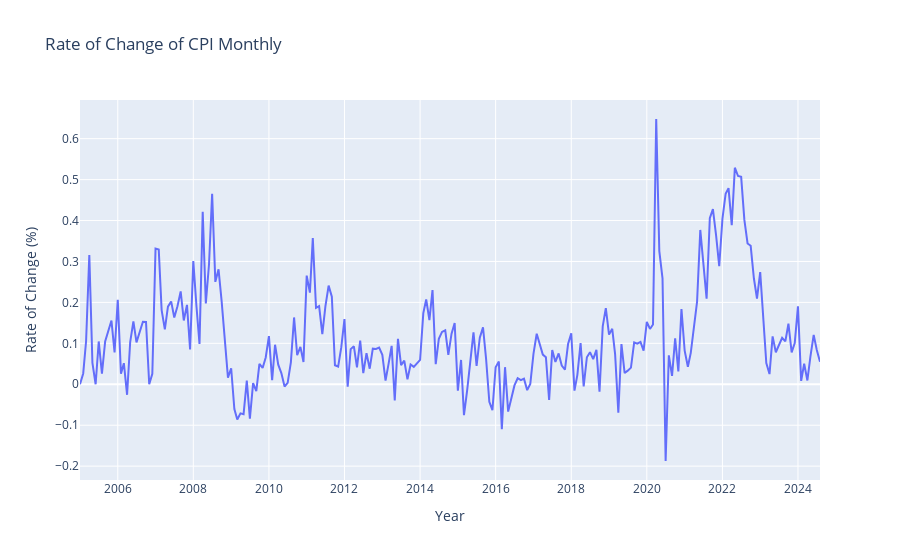

This figure's notebook cell:
### Code cell
fig = px.line(CPI_data, x='date', y='rate_of_change', title='Rate of Change of CPI Monthly', labels={'date': 'Year', 'rate_of_change': 'Rate of Change (%)'})
fig.write_image('/Users/eddie/cs163/src/CPI ROC.png')
fig.show()

### Figure 1 — Plotly figure (JSON) as saved in the notebook; plotly's stock layout.template omitted (floating-point values rounded to 4 significant figures; data arrays with more than 128 entries replaced by an {"elided": "..."} marker saying what was removed)
{"data": [{"hovertemplate": "Year=%{x}<br>Rate of Change (%)=%{y}<extra></extra>", "legendgroup": "", "line": {"color": "#636efa", "dash": "solid"}, "marker": {"symbol": "circle"}, "mode": "lines", "name": "", "orientation": "v", "showlegend": false, "x": {"elided": "236 str values"}, "xaxis": "x", "y": {"elided": "236 float values"}, "yaxis": "y", "type": "scatter"}], "layout": {"xaxis": {"anchor": "y", "domain": [0.0, 1.0], "title": {"text": "Year"}}, "yaxis": {"anchor": "x", "domain": [0.0, 1.0], "title": {"text": "Rate of Change (%)"}}, "legend": {"tracegroupgap": 0}, "title": {"text": "Rate of Change of CPI Monthly"}}}
